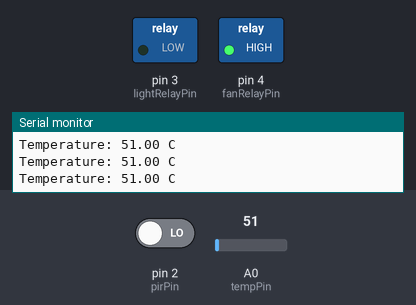
A sketch run on a simulated Arduino Uno, built with avr-gcc and run on an emulated ATmega328P. Parts: switched loads named in the sketch (green lamp = pin HIGH), the last lines printed to the serial monitor. The test bench sets the inputs (shaded band); at power-on: pin 2 (pirPin) LOW, A0 (tempPin) = 51.

Above: at 1.3 s.
1.4 s: pin 2 (pirPin) driven HIGH
At 2.7 s:
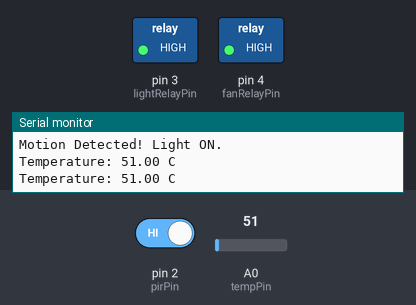
3.0 s: A0 (tempPin) set to 34
4.5 s: A0 (tempPin) set to 27
At 5.1 s:
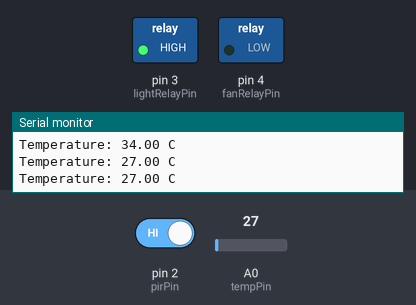
6.0 s: A0 (tempPin) set to 61
At 6.3 s:
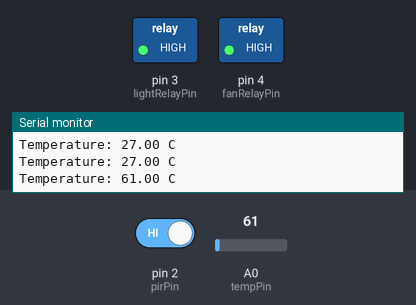
7.5 s: A0 (tempPin) set to 30
At 31.9 s:
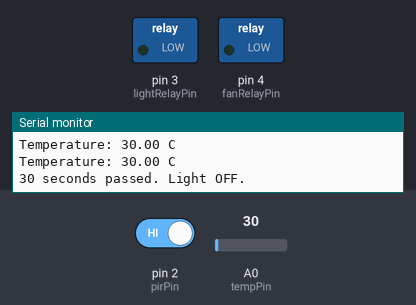
Timing chart, 0 to 33.0 s (numbered marks = the images above; inputs shaded):
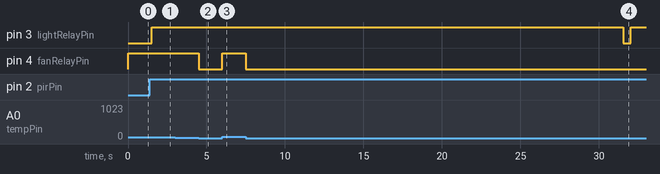

Measured:
- the behaviour switches between 31 and 30 on A0 (tempPin) (found by bisection; images 1 and 2)
- after the input at 1.4 s, pin 3 (lightRelayPin): LOW → HIGH after 0.10 s
- after the input at 4.5 s, pin 4 (fanRelayPin): HIGH → LOW at once
- after the input at 6.0 s, pin 4 (fanRelayPin): LOW → HIGH at once
- after the input at 7.5 s, pin 4 (fanRelayPin): HIGH → LOW at once

The sketch:

code.ino
```cpp
const int tempPin = A0;            // TEMP sensor data pin
const int pirPin = 2;              // PIR motion sensor pin
const int fanRelayPin = 4;         // Relay (LED) for fan
const int lightRelayPin = 3;       // Relay (LED) for light

// Motion tracking variables
unsigned long motionStartTime = 0;
bool lightOn = false;

void setup() {
  Serial.begin(9600);

  pinMode(pirPin, INPUT);
  pinMode(fanRelayPin, OUTPUT);
  pinMode(lightRelayPin, OUTPUT);

  digitalWrite(fanRelayPin, LOW);   // Fan off initially
  digitalWrite(lightRelayPin, LOW); // Light off initially
}

void loop() {
  float temperature = analogRead(tempPin);

  // Temperature control
  if (!isnan(temperature)) {
    Serial.print("Temperature: ");
    Serial.print(temperature);
    Serial.println(" C");

    if (temperature > 30.0) {
      digitalWrite(fanRelayPin, HIGH);  // Turn on fan
    } else {
      digitalWrite(fanRelayPin, LOW);   // Turn off fan
    }
  }

  // Motion detection
  int motionDetected = digitalRead(pirPin);

  if (motionDetected == HIGH && !lightOn) {
    Serial.println("Motion Detected! Light ON.");
    digitalWrite(lightRelayPin, HIGH);
    motionStartTime = millis();
    lightOn = true;
  }

  // Auto turn-off after 30 seconds
  if (lightOn && (millis() - motionStartTime >= 30000)) {
    digitalWrite(lightRelayPin, LOW);
    Serial.println("30 seconds passed. Light OFF.");
    lightOn = false;
  }

  delay(500);
}
```
